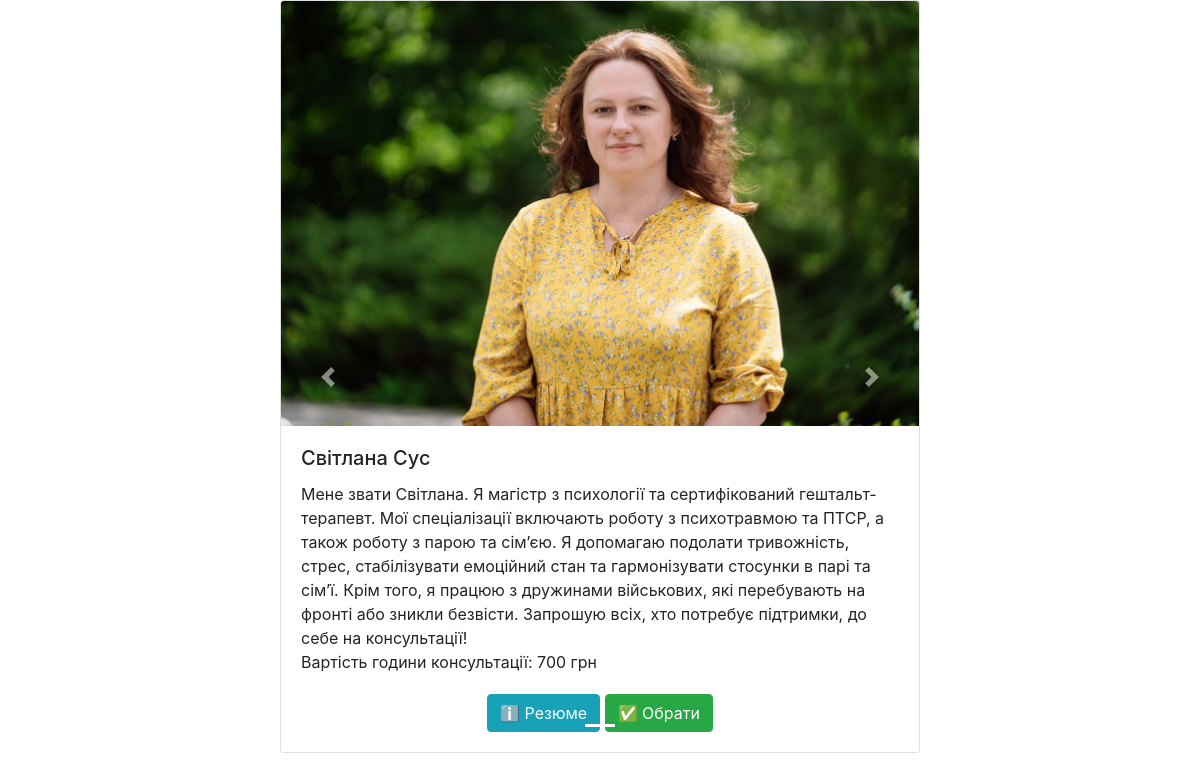
The app's page /specialists/find_request/2258 with its own data.
### app/specialists/models.py (models this page shows, shortened)
class Specialist(db.Model):
    __tablename__ = "specialist"
    id = db.Column(db.Integer, primary_key=True)
    name = db.Column(db.String(255), unique=True, nullable=False)
    description = db.Column(db.String(255))
    cv = db.Column(db.String(255))
    phone = db.Column(db.String(255))
    tags = db.relationship("Tag", secondary=specialist_tag, back_populates="specialists")
    telegram_username = db.Column(db.String(255))
    manychat_username = db.Column(db.String(255))
    cost = db.Column(db.Integer)
    manychat_img = db.Column(db.String(255))
    @classmethod
    def find_by_request_id(cls, request_id):
        request = Request.get(request_id)
        if request:
            request_tag = request.tag
            if request_tag:
                print('/n/n----------------/n')
                print('find_by_request_id: ', request_tag)
                return cls.query.filter(Specialist.tags.any(id=request_tag.id)).all()
            else:
                print('/n/n----------------/n')
                print('request tag not found')
        else:
            print('/n/n----------------/n')
            print('request not found')
        return []

### app/specialists/routes.py (the view)
@bp.route('/find_request/<int:request_id>', methods=['GET'])
def find_request(request_id):
    from app.requests.models import Request
    r = Request.get(request_id)
    if r:
        print('find_request: ', r)
        specialists = Specialist.find_by_request_id(r.id)
        if specialists:
            return render_template('specialists_cards.html', specialists=specialists, request_id=request_id)
        else:
            print('specialists not found')
            error = 'Спеціалістів не знайдено'
    else:
        print('request not found')
        error = 'Запит не знайдено'
    return redirect(url_for('main.error'), error)

### app/requests/models.py (called while the page is built)
    def __repr__(self):
        return f"Запит {self.id}"

    @classmethod
    def get(cls, id) -> "Request":
        return cls.query.get(id)

### app/tags/models.py (called while the page is built)
    def __repr__(self) -> str:
        return f"{self.name}"

### app/specialists/templates/specialists_cards.html (shortened to what this page needs)
{% extends "base_without_nav.html" %}
{% block content %}
<div class="content" id="specialists_cards">
  <div id="carouselExampleIndicators" class="carousel slide" data-ride="carousel">
    <ol class="carousel-indicators">
      {% for specialist in specialists %}
      <li data-target="#carouselExampleIndicators" data-slide-to="{{ loop.index0 }}" {% if loop.first %}class="active"{% endif %}></li>
      {% endfor %}
    </ol>
    <div class="carousel-inner">
      {% for specialist in specialists %}
        <div class="carousel-item {% if loop.first %}active{% endif %}">
          <div class="card">
            <img class="card-img-top" src="{{ url_for('static', filename='images/' ~ specialist.id ~ '.JPG') }}" alt="Specialist">
            <div class="card-body">
              <h5 class="card-title">{{ specialist.name }}</h5>
              <div class="card-text">
                {{ specialist.description }}
                <p>Вартість години консультації: {{ specialist.cost }} грн</p>
              </div>
              <div class="card_buttons">
                <a href="{{ specialist.cv }}" class="btn btn-info">ℹ️ Резюме</a>
                <a href="{{ url_for('specialists.choose', request_id=request_id, specialist_id=specialist.id) }}" class="btn btn-success">✅ Обрати</a>
              </div>
            </div>
          </div>
        </div>
      {% endfor %}
    </div>
    <a class="carousel-control-prev" href="#carouselExampleIndicators" role="button" data-slide="prev">
      <span class="carousel-control-prev-icon" aria-hidden="true"></span>
    </a>
    <a class="carousel-control-next" href="#carouselExampleIndicators" role="button" data-slide="next">
      <span class="carousel-control-next-icon" aria-hidden="true"></span>
    </a>
  </div>
</div>
{% endblock %}

### app/static/style.css (style rules this page uses)
#specialists_cards { max-width: 640px; margin: 0 auto; }
.card_buttons { margin-top: 20px; text-align: center; }

### records on screen
Specialist: id (picture), name "Світлана Сус", description "Мене звати Світлана. Я магістр з психології та сертифікований гештальт-терапевт. Мої спеціалізації включають роботу з психотравмою та ПТСР, а також роботу з парою та сім’єю. Я допомагаю подолати тривожність, стрес, стабілізувати емоційний стан та гармонізувати стосунки в парі та сім’ї. Крім того, я працюю з дружинами військових, які перебувають на фронті або зникли безвісти. Запрошую всіх, хто потребує підтримки, до себе на консультації!", cost "700"
